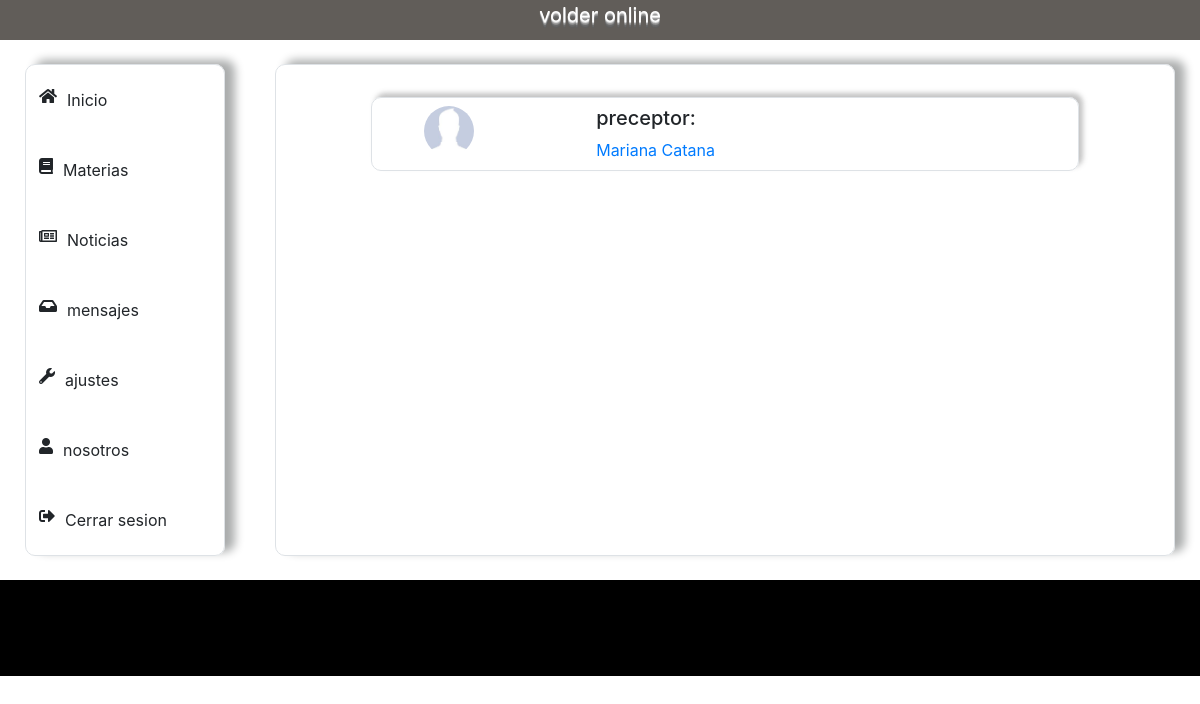
/mensajes/bandeja_de_entrada (signed in), run on an earlier commit of the app's database.
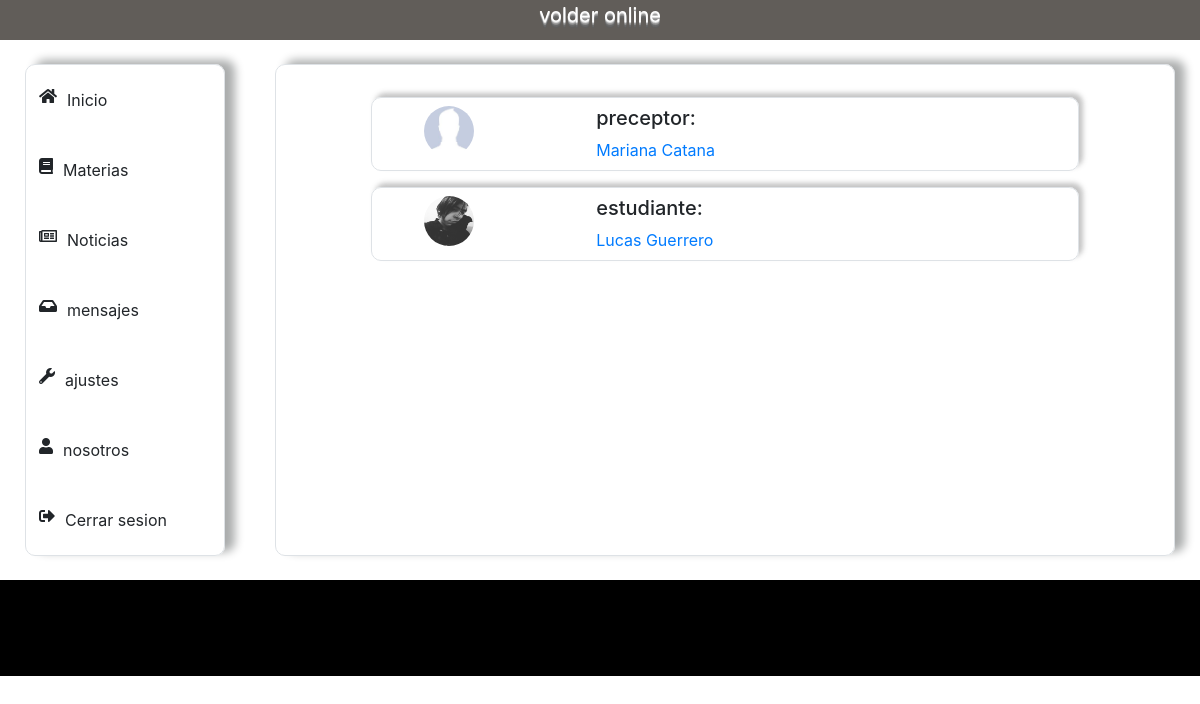
And on a later commit of the database.
### mensajes/models.py (models this page shows, shortened)
class Grupo_chat(models.Model):
    persona1 = models.ForeignKey(User, on_delete = models.CASCADE,related_name='persona1')
    persona2 = models.ForeignKey(User, on_delete = models.CASCADE,related_name='persona2')

### usuarios/models.py (models this page shows)
class Preceptor(models.Model):
    user = models.OneToOneField(User, on_delete = models.CASCADE)
    nombre = models.CharField(max_length=50)
    apellido = models.CharField(max_length=50)
    cursos = models.ManyToManyField(Cursoos, null=True, blank=True)
    dni = models.IntegerField(unique=True, null=True, blank=True)
    foto =  models.ImageField(upload_to="fotos_de_perfil/preceptor", null=True, blank=True)
    class Meta():
        ordering = ['apellido']
    def __str__(self):
        nombre_y_apellido = self.nombre + " " + self.apellido
        return nombre_y_apellido
    @property
    def imageURL(self):
        try:
            url = self.foto.url
        except:
            url = "/static/img/fotoPerfil.jpg"
        return url

class Estudiante(models.Model):
    user = models.OneToOneField(User, on_delete = models.CASCADE)
    nombre = models.CharField(max_length=50)
    apellido = models.CharField(max_length=50)
    dni = models.IntegerField(unique=True)
    curso = models.ForeignKey(Cursoos, on_delete = models.CASCADE, null=True, blank=True)
    foto =  models.ImageField(upload_to="fotos_de_perfil/estudiante", null=True, blank=True)
    class Meta():
        ordering = ['apellido']
    def __str__(self):
        nombre_y_apellido = self.nombre + " " + self.apellido
        return nombre_y_apellido
    @property
    def imageURL(self):
        try:
            url = self.foto.url
        except:
            url = "/static/img/fotoPerfil.jpg"
        return url

### mensajes/views.py (the view)
# urls.py: path('bandeja_de_entrada', views.bandeja_de_entrada, name="bandeja_de_entrada"),
def bandeja_de_entrada(request):
    if hasattr(request.user, 'estudiante'):
        extend = "volder/base.html"
    elif hasattr(request.user, 'profesor'):
        extend = "profesor/base.html"
    elif hasattr(request.user, 'preceptor'):
        extend = "preceptor/base.html"
    else:
        extend = "secretario/base.html"
    grupos = []
    try:
        grupos += Grupo_chat.objects.filter(persona1=request.user)
    except:
        pass
    try:
        grupos += Grupo_chat.objects.filter(persona2=request.user)
    except:
        pass
    if grupos == []:
        messages.success(request, f'Aun no tiene mensajes :(')
    cont = {
        "grupos":grupos,
        "extend":extend,
    }
    return render(request,"mensajes/bandeja_de_entrada.html", cont)

### mensajes/templates/mensajes/bandeja_de_entrada.html (shortened to what this page needs)
{% extends extend %}
{% load static %}
{% block content %}
    <div class="mid-contenido mid-contenido-animacion border col-12 col-md-9 mx-auto my-4 p-4">
        {% for grupo in grupos %}
            <div class="row">
                <div class="charla col-10 mx-auto border my-2 p-2">
                    <div class="row">
                        {% if user != grupo.persona1 %}
                            {% if grupo.persona1.secretario %}
                                    <div class="col-2 mx-auto">
                                        <img src="{{grupo.persona1.secretario.imageURL}}" alt="">
                                    </div>
                                    <div class="col-8 mx-auto">
                                            <p class="h5"> secretario: </p>
                                            <a class="text-center" href="{{grupo.persona1.id}}">
                                                {{grupo.persona1.secretario}}
                                            </a>
                                    </div>
                                {% elif grupo.persona1.preceptor  %}
                                    <div class="col-2 mx-auto">
                                        <img src="{{grupo.persona1.preceptor.imageURL}}" alt="">
                                    </div>
                                    <div class="col-8 mx-auto">
                                            <p class="h5"> preceptor: </p>
                                            <a href="{{grupo.persona1.id}}">
                                                {{grupo.persona1.preceptor}}
                                            </a>
                                    </div>
                                {% else  %}
                                    <div class="col-2 mx-auto">
                                        <img src="{{grupo.persona1.estudiante.imageURL}}" alt="">
                                    </div>
                                    <div class="col-8 mx-auto">
                                        <p class="h5"> estudiante:</p>
                                        <a href="{{grupo.persona1.id}}">
                                            {{grupo.persona1.estudiante}}
                                        </a>
                                    </div>
                                {% endif %}
                            {% endif %}
                        </div>
                    </div>
            </div>
        {% endfor %}
    </div>
{% endblock %}

What changed in the data, as far as the page shows it:
added Grupo_chat: persona1.estudiante.imageURL (picture), persona1.estudiante "Lucas Guerrero"
